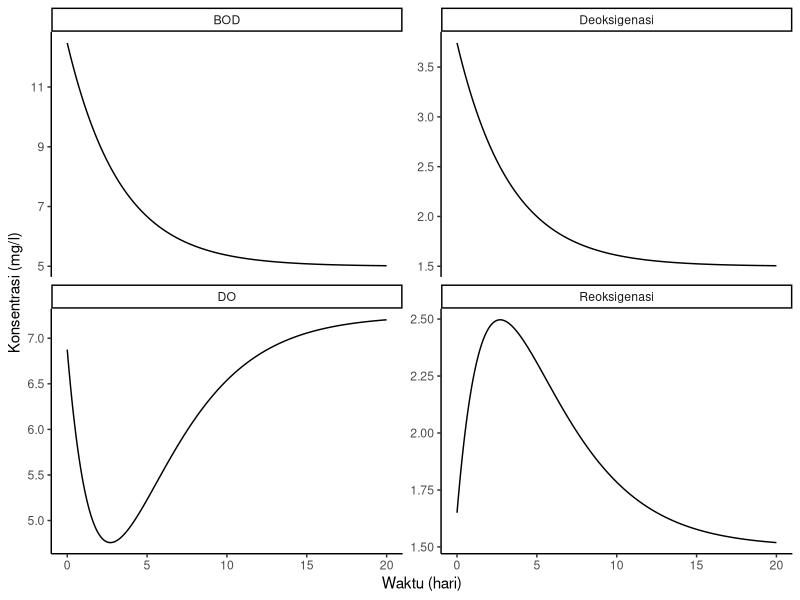

The R script that drew this image:
#-----------Memuat Library-----------

library(deSolve)
library(tidyverse)

#----------Spesifikasi Kondisi Awal dan Konstanta----------

BODr <- 3.3; DOr <- 8.5; Qr <- 300000
BODe <- 40; DOe <- 2; Qe <- 100000

BODmix <- ((BODr*Qr)+(BODe*Qe))/(Qr+Qe)
DOmix <- ((DOr*Qr)+(DOe*Qe))/(Qr+Qe)

stocks <- c(BOD = BODmix, DO = DOmix)
auxs <- c(BODinput = 1.5, k1 = 0.3, k2 = 0.4, DOsat = 11,
          Qr = 300000, Qe = 100000, DOe = 2, BODe = 40)

#----------Spesifikasi Durasi Simulasi----------

START <- 0
FINISH <- 20
STEP <- 0.01

simtime <- seq(START, FINISH, STEP)

#----------Fungsi Dinamika Sistem----------

model <- function(time, stocks, auxs){
  with(as.list(c(stocks, auxs)),{
    
    BODout <- k1*BOD
    Deoksigenasi <- k1*BOD
    Reoksigenasi <- (DOsat - DO) * k2
    
    dBOD_dt <- BODinput - BODout
    dDO_dt <- Reoksigenasi - Deoksigenasi
      
    return(list(c(dBOD_dt, dDO_dt),
                Deoksigenasi = Deoksigenasi,
                Reoksigenasi = Reoksigenasi))
  })
}


#----------Simulasi----------

data <- data.frame(ode(y = stocks, times = simtime,
                       func = model, parms = auxs, method = "euler"))

#----------Visualisasi----------

data %>%
  gather(key = "parameter", value = "konsentrasi",
         -time) %>%
  ggplot(aes(x = time, y = konsentrasi)) +
  geom_line() +
  labs(x = "Waktu (hari)", y = "Konsentrasi (mg/l)") +
  facet_wrap(~parameter, scales = "free_y") +
  theme_classic()
